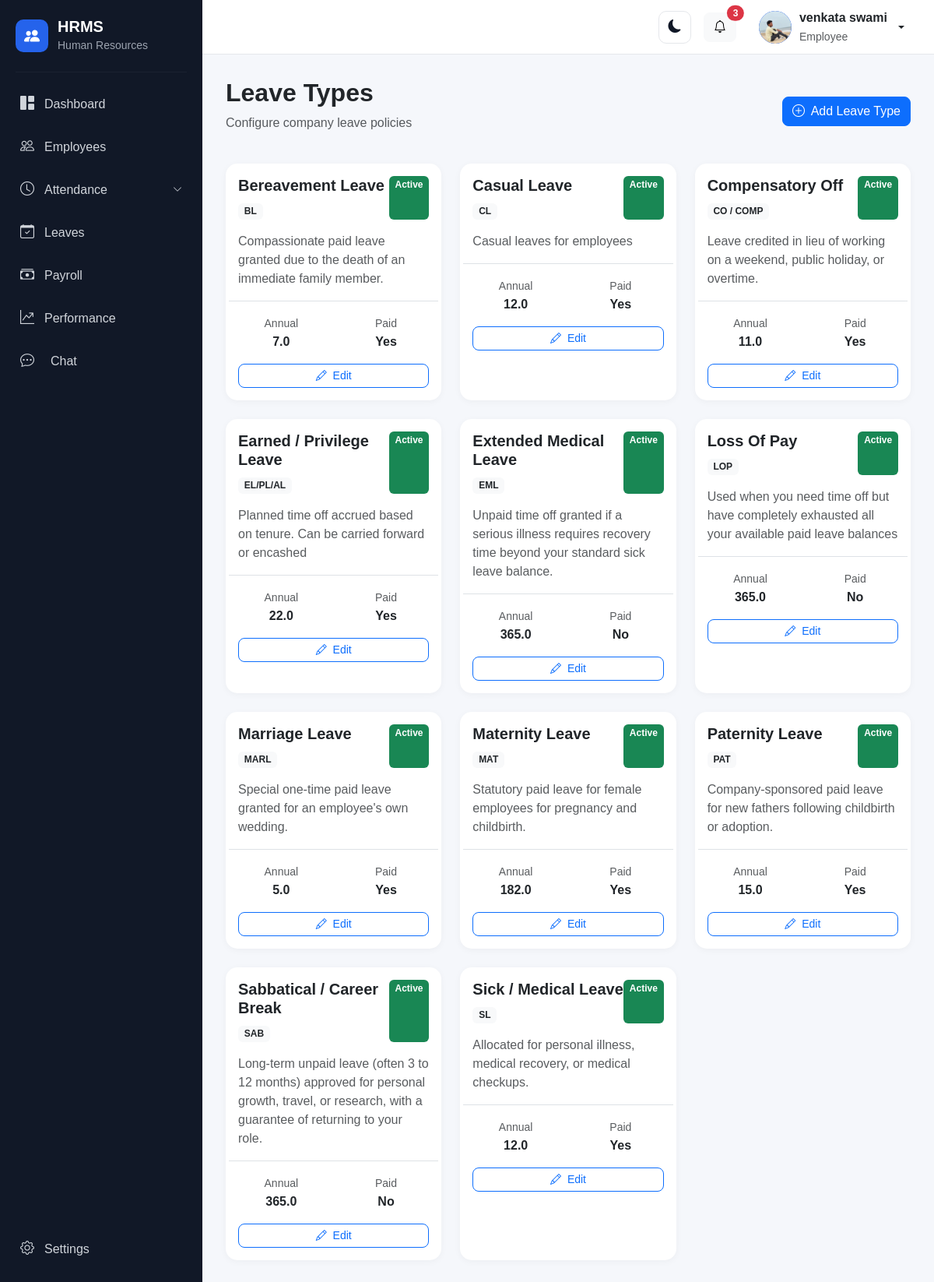
Screenshot of /leaves/types/ (signed in) with the database file from the repository.
### account/models.py (models this page shows, shortened)
class User(AbstractUser):
    class Role(models.TextChoices):
        SUPER_ADMIN = "SUPER_ADMIN", "Super Admin"
        HR_ADMIN = "HR_ADMIN", "HR Admin"
        MANAGER = "MANAGER", "Manager"
        EMPLOYEE = "EMPLOYEE", "Employee"
        RECRUITER = "RECRUITER", "Recruiter"
        PAYROLL_ADMIN = "PAYROLL_ADMIN", "Payroll Admin"
    objects = HRMSUserManager()
    role = models.CharField(
        max_length=30,
        choices=Role.choices,
        default=Role.EMPLOYEE,
    )
    phone = models.CharField(
        max_length=15,
        blank=True,
        null=True,
    )
    profile_picture = models.ImageField(
        upload_to="profile_pictures/",
        blank=True,
        null=True,
    )
    must_change_password = models.BooleanField(
        default=False,
        help_text="If enabled, the user must change their password after logging in.",
    )

### employees/models.py (models this page shows, shortened)
class Employee(models.Model):
    class Role(models.TextChoices):
        EMPLOYEE = "EMPLOYEE", "Employee"
        MANAGER = "MANAGER", "Manager"
        HR_ADMIN = "HR_ADMIN", "HR Admin"
        SUPER_ADMIN = "SUPER_ADMIN", "Super Admin"
    class Gender(models.TextChoices):
        MALE = "MALE", "Male"
        FEMALE = "FEMALE", "Female"
        OTHER = "OTHER", "Other"
    class EmploymentType(models.TextChoices):
        FULL_TIME = "FULL_TIME", "Full Time"
        PART_TIME = "PART_TIME", "Part Time"
        CONTRACT = "CONTRACT", "Contract"
        INTERN = "INTERN", "Intern"
    class EmploymentStatus(models.TextChoices):
        ACTIVE = "ACTIVE", "Active"
        BENCH = "BENCH", "Bench"
        ON_LEAVE = "ON_LEAVE", "On Leave"
        RESIGNED = "RESIGNED", "Resigned"
        TERMINATED = "TERMINATED", "Terminated"
        RETIRED = "RETIRED", "Retired"
    class WorkArrangement(models.TextChoices):
        ONSITE = "ONSITE", "Onsite"
        REMOTE = "REMOTE", "Remote"
        HYBRID = "HYBRID", "Hybrid"
        CLIENT_SITE = "CLIENT_SITE", "Client Site"
    user = models.OneToOneField(
        settings.AUTH_USER_MODEL,
        on_delete=models.SET_NULL,
        null=True,
        blank=True,
        related_name="employee_profile",
    )
    role = models.CharField(
        max_length=20,
        choices=Role.choices,
        default=Role.EMPLOYEE,
    )
    work_arrangement = models.CharField(
        max_length=20,
        choices=WorkArrangement.choices,
        default=WorkArrangement.ONSITE,
    )
    employee_id = models.CharField(
        max_length=20,
        unique=True,
    )
    first_name = models.CharField(
        max_length=100,
    )
    middle_name = models.CharField(
        max_length=100,
        blank=True,
    )
    last_name = models.CharField(
        max_length=100,
    )
    date_of_birth = models.DateField(
        null=True,
        blank=True,
    )
    gender = models.CharField(
        max_length=20,
        choices=Gender.choices,
        blank=True,
    )
    email = models.EmailField(
        blank=True,
    )
    phone = models.CharField(
        max_length=20,
        blank=True,
    )
    alternate_phone = models.CharField(
        max_length=20,
        blank=True,
    )
    address = models.TextField(
        blank=True,
    )
    city = models.CharField(
        max_length=100,
        blank=True,
    )
    state = models.CharField(
        max_length=100,
        blank=True,
    )
    country = models.CharField(
        max_length=100,
        default="India",
    )
    postal_code = models.CharField(
        max_length=20,
        blank=True,
    )
    company = models.ForeignKey(
        "organization.Company",
        on_delete=models.PROTECT,
        related_name="employees",
        null=True,
        blank=True
    )
    department = models.ForeignKey(
        "organization.Department",
        on_delete=models.PROTECT,
        related_name="employees",
        null=True,
        blank=True,
    )
    designation = models.ForeignKey(
        "organization.Designation",
        on_delete=models.PROTECT,
        related_name="employees",
        null=True,
        blank=True,
    )
    branch = models.ForeignKey(
        "organization.Branch",
        on_delete=models.PROTECT,
        related_name="employees",
        null=True,
        blank=True,
    )
    work_location = models.ForeignKey(
        "organization.WorkLocation",
        on_delete=models.PROTECT,
        related_name="employees",
        null=True,
        blank=True,
    )
    employment_type = models.CharField(
        max_length=20,
        choices=EmploymentType.choices,
        default=EmploymentType.FULL_TIME,
    )
    employment_status = models.CharField(
        max_length=20,
        choices=EmploymentStatus.choices,
        default=EmploymentStatus.ACTIVE,
    )
    joining_date = models.DateField()
    confirmation_date = models.DateField(
        null=True,
        blank=True,
    )
    resignation_date = models.DateField(
        null=True,
        blank=True,
    )
    termination_date = models.DateField(
        null=True,
        blank=True,
    )
    reporting_manager = models.ForeignKey(
        "self",
        on_delete=models.SET_NULL,
        null=True,
        blank=True,
        related_name="team_members",
    )
    profile_photo = models.ImageField(
        upload_to="employees/profile/",
        blank=True,
        null=True,
    )
    created_at = models.DateTimeField(
        auto_now_add=True,
    )
    updated_at = models.DateTimeField(
        auto_now=True,
    )
    class Meta:
        ordering = ["first_name", "last_name"]

### leaves/models.py (models this page shows, shortened)
class LeaveType(models.Model):
    name = models.CharField(
        max_length=100,
        unique=True,
    )
    code = models.CharField(
        max_length=30,
        unique=True,
    )
    description = models.TextField(
        blank=True,
    )
    days_per_year = models.DecimalField(
        max_digits=5,
        decimal_places=1,
        default=0,
    )
    is_paid = models.BooleanField(
        default=True,
    )
    requires_approval = models.BooleanField(
        default=True,
    )
    is_active = models.BooleanField(
        default=True,
    )
    created_at = models.DateTimeField(
        auto_now_add=True,
    )
    updated_at = models.DateTimeField(
        auto_now=True,
    )
    class Meta:
        ordering = ["name"]

### leaves/views.py (the view)
@login_required
def leave_types(request):
    types = LeaveType.objects.all()
    return render(
        request,
        "leave/leave_types.html",
        {
            "leave_types": types,
        },
    )

### templates/leave/leave_types.html (shortened to what this page needs)
{% extends "base.html" %}
{% block content %}
<div class="d-flex justify-content-between align-items-center mb-4">
    <div>
        <h2 class="fw-bold">
            Leave Types
        </h2>
        <p class="text-muted">
            Configure company leave policies
        </p>
    </div>
    <a
        href="{% url 'leave_type_create' %}"
        class="btn btn-primary"
    >
        <i class="bi bi-plus-circle me-1"></i>
        Add Leave Type
    </a>
</div>
<div class="row g-4">
{% for type in leave_types %}
    <div class="col-md-6 col-xl-4">
        <div class="card dashboard-card h-100">
            <div class="card-body">
                <div class="d-flex justify-content-between">
                    <div>
                        <h5 class="fw-bold">
                            {{ type.name }}
                        </h5>
                        <span class="badge bg-light text-dark">
                            {{ type.code }}
                        </span>
                    </div>
                    {% if type.is_active %}
                        <span class="badge bg-success">
                            Active
                        </span>
                    {% else %}
                        <span class="badge bg-secondary">
                            Inactive
                        </span>
                    {% endif %}
                </div>
                <p class="text-muted mt-3">
                    {{ type.description|default:"No description provided." }}
                </p>
                <div class="row text-center border-top pt-3">
                    <div class="col">
                        <small class="text-muted">
                            Annual
                        </small>
                        <div class="fw-bold">
                            {{ type.days_per_year }}
                        </div>
                    </div>
                    <div class="col">
                        <small class="text-muted">
                            Paid
                        </small>
                        <div class="fw-bold">
                            {% if type.is_paid %}
                                Yes
                            {% else %}
                                No
                            {% endif %}
                        </div>
                    </div>
                </div>
                <div class="mt-3">
                    <a
                        href="{% url 'leave_type_update' type.pk %}"
                        class="btn btn-sm btn-outline-primary w-100"
                    >
                        <i class="bi bi-pencil me-1"></i>
                        Edit
                    </a>
                </div>
            </div>
        </div>
    </div>
{% endfor %}
</div>
{% endblock %}

### templates/base.html (shortened to what this page needs)
{% load static %}
<!DOCTYPE html>
<html lang="en">
<head>
    <link href="https://cdn.jsdelivr.net/npm/bootstrap@5.3.3/dist/css/bootstrap.min.css" rel="stylesheet">
    <link rel="stylesheet" href="https://cdn.jsdelivr.net/npm/bootstrap-icons@1.11.3/font/bootstrap-icons.min.css">
    <link rel="stylesheet" href="{% static 'css/style.css' %}">
</head>
<body>
    <div class="d-flex min-vh-100">
        <aside class="sidebar" id="sidebar">
            <div class="sidebar-brand">
                <div class="brand-icon">
                    <i class="bi bi-people-fill"></i>
                </div>
                <div>
                    <h5 class="mb-0">
                        HRMS
                    </h5>
                    <small>
                        Human Resources
                    </small>
                </div>
            </div>
            <hr>
            <nav class="sidebar-menu">
                <a href="{% url 'dashboard' %}" class="sidebar-link">
                    <i class="bi bi-grid-1x2-fill"></i>
                    <span>
                        Dashboard
                    </span>
                </a>
                <a href="{% url 'employee_list' %}" class="sidebar-link">
                    <i class="bi bi-people"></i>
                    <span>
                        Employees
                    </span>
                </a>
                <a class="sidebar-link" data-bs-toggle="collapse" href="#attendanceMenu"
                    role="button" aria-expanded="false" aria-controls="attendanceMenu">
                    <i class="bi bi-clock"></i>
                    <span class="flex-grow-1">
                        Attendance
                    </span>
                    <i class="bi bi-chevron-down organization-arrow"></i>
                </a>
                <a href="{% url 'leave_dashboard' %}" class="sidebar-link">
                    <i class="bi bi-calendar-check"></i>
                    <span>
                        Leaves
                    </span>
                </a>
                <a href="{% url 'payroll:payroll_dashboard' %}" class="sidebar-link">
                    <i class="bi bi-cash-stack"></i>
                    <span>
                        Payroll
                    </span>
                </a>
                <a href="{% url 'performance:dashboard' %}" class="sidebar-link">
                    <i class="bi bi-graph-up-arrow"></i>
                    <span>
                        Performance
                    </span>
                </a>
                <a href="{% url 'chat:home' %}"
                    class="sidebar-link {% if request.resolver_match.namespace == 'chat' %}active{% endif %}">
                    <i class="bi bi-chat-dots me-2"></i>
                    <span>Chat</span>
                </a>
            </nav>
            <div class="sidebar-bottom">
                <a href="{% url 'settings' %}" class="sidebar-link">
                    <i class="bi bi-gear"></i>
                    <span>
                        Settings
                    </span>
                </a>
            </div>
        </aside>
        <div class="main-wrapper">
            <nav class="top-navbar">
                <div class="ms-auto d-flex align-items-center gap-3">
                    <button type="button" class="btn theme-toggle" id="themeToggle" aria-label="Switch to dark mode"
                        title="Switch to dark mode">
                        <i class="bi bi-moon-fill" id="themeToggleIcon"></i>
                    </button>
                    <button type="button" class="btn btn-light position-relative">
                        <i class="bi bi-bell"></i>
                        <span class="position-absolute top-0 start-100 translate-middle badge rounded-pill bg-danger">
                            3
                        </span>
                    </button>
                    <div class="dropdown">
                        <button type="button" class="btn user-menu dropdown-toggle" data-bs-toggle="dropdown">
                            <div class="user-avatar overflow-hidden d-flex align-items-center justify-content-center"
                                 style="width:42px; height:42px; min-width:42px; border-radius:50%;">
                                {% if user.employee_profile.profile_photo %}
                                    <img src="{{ user.employee_profile.profile_photo.url }}"
                                         alt="{{ user.get_full_name|default:user.username }}"
                                         style="width:100%; height:100%; object-fit:cover; border-radius:50%;">
                                {% elif user.profile_picture %}
                                    <img src="{{ user.profile_picture.url }}"
                                         alt="{{ user.get_full_name|default:user.username }}"
                                         style="width:100%; height:100%; object-fit:cover; border-radius:50%;">
                                {% else %}
                                    {{ user.first_name|first|default:user.username|first|upper }}
                                {% endif %}
                            </div>
                            <div class="d-none d-md-block text-start">
                                <div class="fw-semibold">
                                    {{ user.get_full_name|default:user.username }}
                                </div>
                                <small class="text-muted">
                                    {{ user.get_role_display }}
                                </small>
                            </div>
                        </button>
                    </div>
                </div>
            </nav>
            <main class="content-area">
                {% block content %}
                {% endblock %}
            </main>
        </div>
    </div>
</body>
</html>

### rows the page displays
User: employee_profile.profile_photo (picture), get_full_name "venkata swami", role "Employee"
LeaveType: name "Bereavement Leave", code "BL", is_active "Active", description "Compassionate paid leave granted due to the death of an immediate family member.", days_per_year "7.0", is_paid "Yes"
LeaveType: name "Casual Leave", code "CL", is_active "Active", description "Casual leaves for employees", days_per_year "12.0", is_paid "Yes"
LeaveType: name "Compensatory Off", code "CO / COMP", is_active "Active", description "Leave credited in lieu of working on a weekend, public holiday, or overtime.", days_per_year "11.0", is_paid "Yes"
LeaveType: name "Earned / Privilege Leave", code "EL/PL/AL", is_active "Active", description "Planned time off accrued based on tenure. Can be carried forward or encashed", days_per_year "22.0", is_paid "Yes"
LeaveType: name "Extended Medical Leave", code "EML", is_active "Active", description "Unpaid time off granted if a serious illness requires recovery time beyond your standard sick leave balance.", days_per_year "365.0", is_paid "No"
LeaveType: name "Loss Of Pay", code "LOP", is_active "Active", description "Used when you need time off but have completely exhausted all your available paid leave balances", days_per_year "365.0", is_paid "No"
LeaveType: name "Marriage Leave", code "MARL", is_active "Active", description "Special one-time paid leave granted for an employee's own wedding.", days_per_year "5.0", is_paid "Yes"
LeaveType: name "Maternity Leave", code "MAT", is_active "Active", description "Statutory paid leave for female employees for pregnancy and childbirth.", days_per_year "182.0", is_paid "Yes"
LeaveType: name "Paternity Leave", code "PAT", is_active "Active", description "Company-sponsored paid leave for new fathers following childbirth or adoption.", days_per_year "15.0", is_paid "Yes"
LeaveType: name "Sabbatical / Career Break", code "SAB", is_active "Active", description "Long-term unpaid leave (often 3 to 12 months) approved for personal growth, travel, or research, with a guarantee of returning to your role.", days_per_year "365.0", is_paid "No"
LeaveType: name "Sick / Medical Leave", code "SL", is_active "Active", description "Allocated for personal illness, medical recovery, or medical checkups.", days_per_year "12.0", is_paid "Yes"
